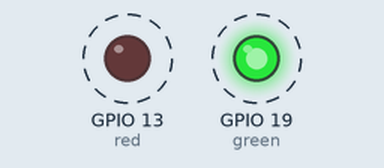
A program run on a simulated Raspberry Pi (BCM pin numbers). Shown: output pins drawn as LEDs (lit = HIGH). Dashed ring = blinking. At 20.0 s the program stops and its outputs stay as they are.

Above: at 0.5 s.
Timing chart, 0 to 4.6 s (numbered marks = the images above):
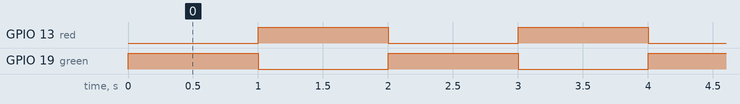

Measured:
- by itself, GPIO 13 (red): alternates HIGH for 1.0 s and LOW for 1.0 s
- by itself, GPIO 19 (green): alternates HIGH for 1.0 s and LOW for 1.0 s, 20 changes in all, then stays LOW

The program:

LED_Blink.py
```python
import RPi.GPIO as GPIO
import time


red = 13
green = 19

GPIO.setmode(GPIO.BCM)

GPIO.setup(red, GPIO.OUT)
GPIO.setup(green, GPIO.OUT)

try:
    for i in range(10):
        GPIO.output(red,0)
        GPIO.output(green,1)
        time.sleep(1)
        GPIO.output(red,1)
        GPIO.output(green,0)
        time.sleep(1)

except KeyboardInterrupt:
    pass

GPIO.cleanup()
```
